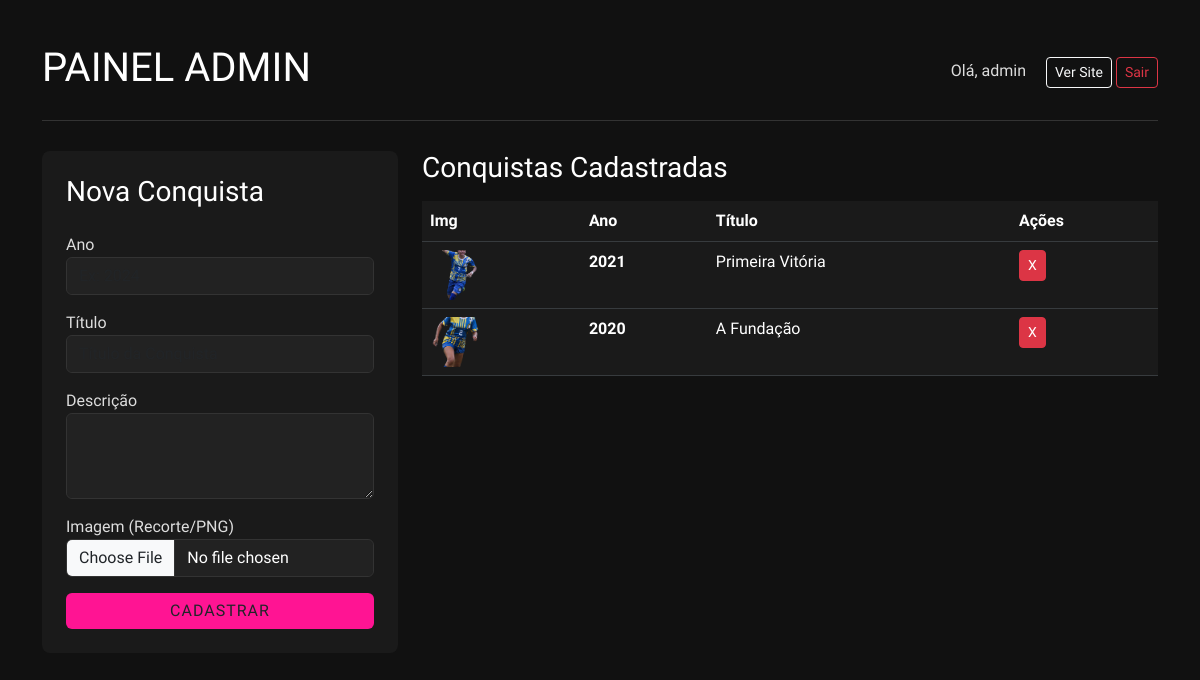
The app's page /conquistas/painel/ (signed in), older data.
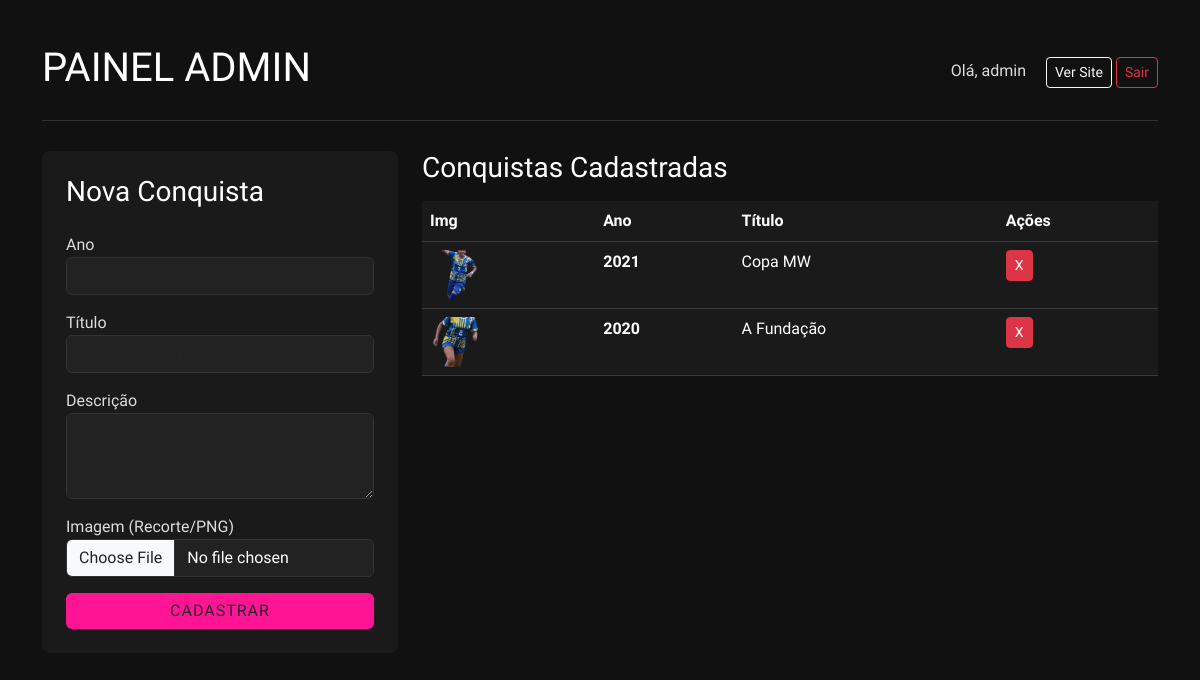
The same page, newer data.
### conquistas/models.py (models this page shows, shortened)
class Conquista(models.Model):
    ano = models.IntegerField(verbose_name="Ano")
    titulo = models.CharField(max_length=100, verbose_name="Título")
    descricao = models.TextField(verbose_name="Descrição")
    imagem = models.ImageField(upload_to='conquistas/', verbose_name="Imagem de Fundo")
    class Meta:
        ordering = ['ano'] # Ordena do mais antigo para o mais novo
        verbose_name = "Conquista"
        verbose_name_plural = "Conquistas"

### conquistas/views.py (the view)
# urls.py: path('painel/', views.painel, name='painel'), # Painel Admin
@login_required
def painel(request):
    if request.method == 'POST':
        form = ConquistaForm(request.POST, request.FILES)
        if form.is_valid():
            form.save()
            return redirect('conquistas:painel') # Recarrega para limpar
    else:
        form = ConquistaForm()
    conquistas_lista = Conquista.objects.all().order_by('-ano')
    return render(request, 'conquistas/painel.html', {'form': form, 'conquistas': conquistas_lista})

### conquistas/forms.py
class ConquistaForm(forms.ModelForm):
    class Meta:
        model = Conquista
        fields = ['ano', 'titulo', 'descricao', 'imagem']
        widgets = {
            'ano': forms.NumberInput(attrs={'class': 'form-control dark-input', 'placeholder': 'Ex: 2024'}),
            'titulo': forms.TextInput(attrs={'class': 'form-control dark-input', 'placeholder': 'Título da Conquista'}),
            'descricao': forms.Textarea(attrs={'class': 'form-control dark-input', 'rows': 3}),
            'imagem': forms.FileInput(attrs={'class': 'form-control dark-input'}),
        }

### templates/conquistas/painel.html (shortened to what this page needs)
{% load static %}
<!DOCTYPE html>
<html lang="pt-br">
<head>
    <link href="https://cdn.jsdelivr.net/npm/bootstrap@5.3.0/dist/css/bootstrap.min.css" rel="stylesheet">
</head>
<body>
    <div class="container py-4">
        <div class="header-admin d-flex justify-content-between align-items-center">
            <h1>PAINEL ADMIN</h1>
            <div>
                <span class="me-3">Olá, {{ user.username }}</span>
                <a href="/" class="btn btn-outline-light btn-sm">Ver Site</a>
                <form action="{% url 'logout' %}" method="post" style="display:inline;">
                    <button type="submit" class="btn btn-outline-danger btn-sm">Sair</button>
                </form>
            </div>
        </div>
        <div class="row">
            <div class="col-md-4 mb-5">
                <div class="p-4" style="background: #1a1a1a; border-radius: 8px;">
                    <h3 class="mb-4">Nova Conquista</h3>
                    <form method="post" enctype="multipart/form-data">
                        <div class="mb-3">
                            <label>Ano</label>
                            {{ form.ano }}
                        </div>
                        <div class="mb-3">
                            <label>Título</label>
                            {{ form.titulo }}
                        </div>
                        <div class="mb-3">
                            <label>Descrição</label>
                            {{ form.descricao }}
                        </div>
                        <div class="mb-3">
                            <label>Imagem (Recorte/PNG)</label>
                            {{ form.imagem }}
                        </div>
                        <button type="submit" class="btn btn-rosa w-100">CADASTRAR</button>
                    </form>
                </div>
            </div>
            <div class="col-md-8">
                <h3>Conquistas Cadastradas</h3>
                <table class="table table-dark table-hover mt-3">
                    <thead>
                        <tr>
                            <th>Img</th>
                            <th>Ano</th>
                            <th>Título</th>
                            <th>Ações</th>
                        </tr>
                    </thead>
                    <tbody>
                        {% for item in conquistas %}
                        <tr>
                            <td>
                                {% if item.imagem %}
                                    <img src="{{ item.imagem.url }}" class="img-preview">
                                {% else %}
                                    -
                                {% endif %}
                            </td>
                            <td class="fw-bold text-white">{{ item.ano }}</td>
                            <td>{{ item.titulo }}</td>
                            <td>
                                <a href="{% url 'conquistas:deletar' item.id %}" class="btn btn-sm btn-danger" onclick="return confirm('Tem certeza que quer apagar?')">X</a>
                            </td>
                        </tr>
                        {% empty %}
                        <tr>
                            <td colspan="4" class="text-center py-4 text-muted">Nenhuma conquista cadastrada.</td>
                        </tr>
                        {% endfor %}
                    </tbody>
                </table>
            </div>
        </div>
    </div>
</body>
</html>

### templates/conquistas/painel.html (style rules this page uses)
body { background-color: #111; color: #ddd; font-family: 'Oswald', sans-serif; }
.dark-input { background-color: #222; border: 1px solid #333; color: white; }
.btn-rosa { background-color: #ff1493; border: none; font-family: 'Antonio'; letter-spacing: 1px; }
.table-dark { background-color: #1a1a1a; --bs-table-bg: #1a1a1a; }
h1, h3 { font-family: 'Antonio'; color: white; }
.header-admin { border-bottom: 1px solid #333; padding: 20px 0; margin-bottom: 30px; }
.img-preview { width: 50px; height: 50px; object-fit: cover; border-radius: 4px; }

Row changes from the older to the newer data that the page shows:
removed Conquista: imagem (picture), ano "2021", titulo "Primeira Vitória"
added Conquista: imagem (picture), ano "2021", titulo "Copa MW"
